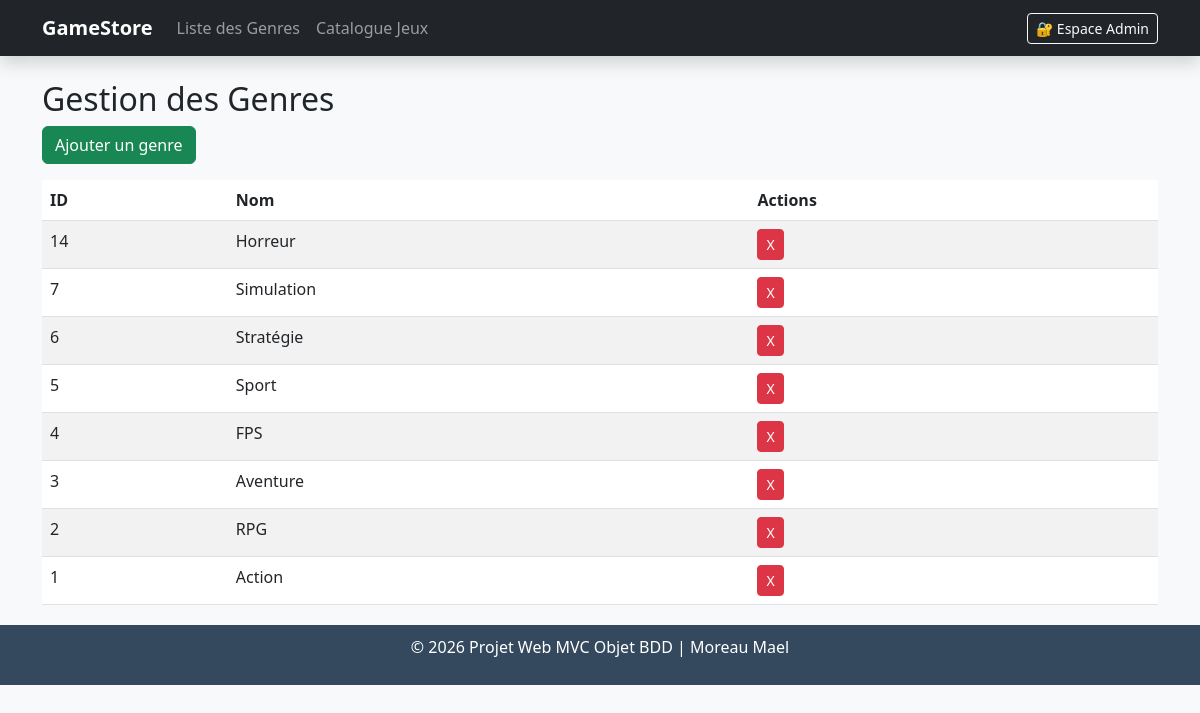
Page /index.php?page=genres&action=list on the committed database.
### tables this page shows
CREATE TABLE `genre` (
  `idGenre` int(11) NOT NULL,
  `libelle` varchar(50) NOT NULL
);

### controllers/GenresController.php (called while the page is built, shortened)
<?php
require_once __DIR__ . '/../models/GenreManager.class.php';
require_once __DIR__ . '/../models/Genre.class.php';
class GenresController {
    private $manager;
    public function __construct() {
        $this->manager = new GenreManager();
    }
    public function listAction() {
        $genres = $this->manager->getAll();
        require __DIR__ . '/../views/genres/liste.php';
    }
}
?>

### config/Database.php (called while the page is built, shortened)
<?php
class Database {
    private static ?PDO $instance = null;
    public static function getInstance(): PDO {
        if (self::$instance === null) {
            try {
                self::$instance = new PDO(
                    'mysql:host='.self::DB_HOST.';dbname='.self::DB_NAME.';charset=utf8mb4',
                    self::DB_USER,
                    self::DB_PASS,
                    [PDO::ATTR_ERRMODE => PDO::ERRMODE_EXCEPTION, PDO::ATTR_DEFAULT_FETCH_MODE => PDO::FETCH_ASSOC]
                );
            } catch (PDOException $e) { die('Erreur BDD : ' . $e->getMessage()); }
        }
        return self::$instance;
    }
}

### models/GenreManager.class.php (called while the page is built, shortened)
<?php
require_once 'Genre.class.php';
require_once __DIR__ . '/../config/Database.php';
class GenreManager {
    private PDO $db;
    public function __construct() {
        $this->db = Database::getInstance();
    }
    public function getAll() {
        $stmt = $this->db->query("SELECT * FROM GENRE ORDER BY idGenre DESC");
        return $stmt->fetchAll(PDO::FETCH_CLASS|PDO::FETCH_PROPS_LATE, 'Genre', [['idGenre'=>null]]);
    }
}
?>

### models/Genre.class.php (called while the page is built, shortened)
<?php
class Genre {
    private ?int $idGenre;
    private string $libelle;
    public function __construct(array $data ){
        $this->idGenre = $data['idGenre'] ?? null;
        $this->libelle = $data['libelle'] ?? '';
}
    public function getIdGenre(): ?int {
        return $this->idGenre;
    }
    public function getLibelle(): string {
        return $this->libelle;
    }
}
?>

### views/genres/liste.php (the view)
<?php require './views/header.php'; ?>
<h2>Gestion des Genres</h2>
<a href="index.php?page=genres&action=add" class="btn btn-success mb-3">Ajouter un genre</a>
<table class="table table-striped">
    <thead><tr><th>ID</th><th>Nom</th><th>Actions</th></tr></thead>
    <tbody>
        <?php foreach($genres as $g): ?>
        <tr>
            <td><?= $g->getIdGenre() ?></td>
            <td><?= htmlspecialchars($g->getLibelle()) ?></td>
            <td>
                <a href="index.php?page=genres&action=delete&id=<?= $g->getIdGenre() ?>"
                   class="btn btn-danger btn-sm" onclick="return confirm('Supprimer ?')">X</a>
            </td>
        </tr>
        <?php endforeach; ?>
    </tbody>
</table>
<?php require './views/footer.php'; ?>

### views/header.php (style rules this page uses)
body { background-color: #f8f9fa; }

### rows in the picture
genre: idGenre "14", libelle "Horreur"
genre: idGenre "7", libelle "Simulation"
genre: idGenre "6", libelle "Stratégie"
genre: idGenre "5", libelle "Sport"
genre: idGenre "4", libelle "FPS"
genre: idGenre "3", libelle "Aventure"
genre: idGenre "2", libelle "RPG"
genre: idGenre "1", libelle "Action"
